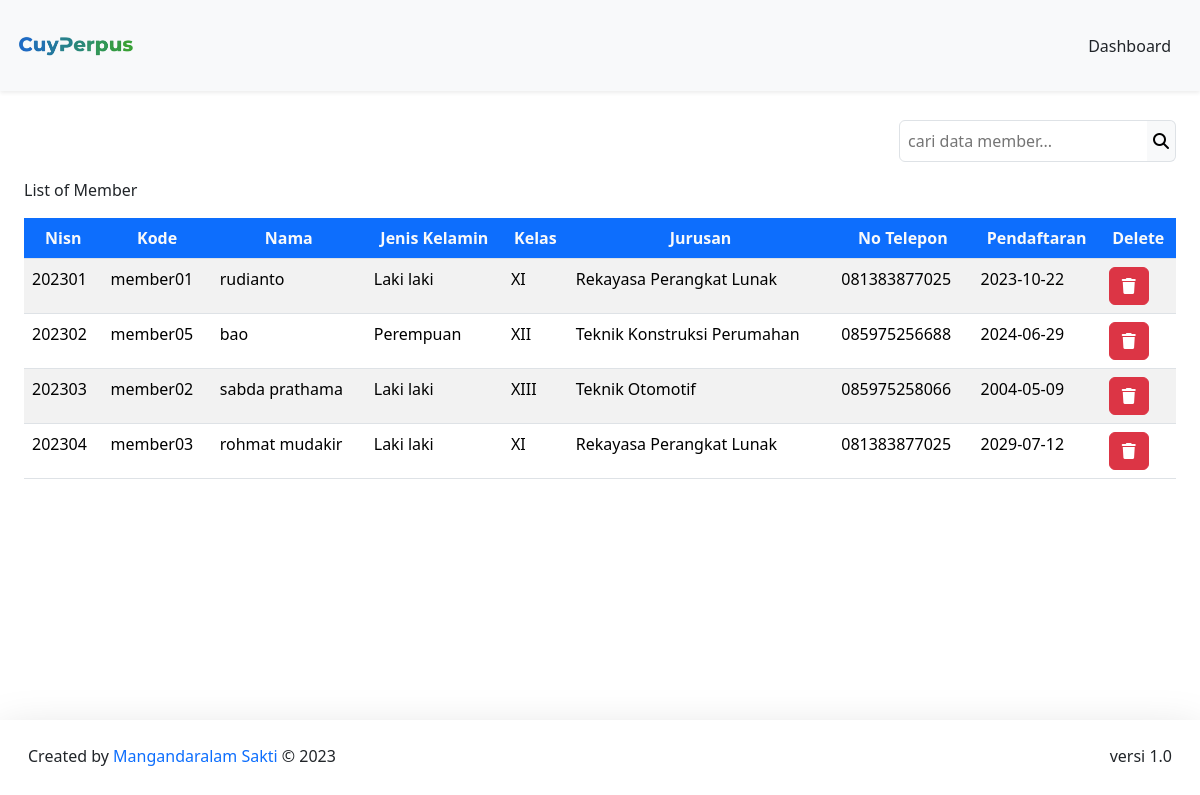
Page /sistemsekolah/DashboardAdmin/member/member.php (signed in) on the committed database.
### tables this page shows
CREATE TABLE `member` (
  `nisn` int(11) NOT NULL,
  `kode_member` varchar(12) NOT NULL,
  `nama` varchar(255) NOT NULL,
  `password` varchar(255) NOT NULL,
  `jenis_kelamin` varchar(20) NOT NULL,
  `kelas` varchar(5) NOT NULL,
  `jurusan` varchar(50) NOT NULL,
  `no_tlp` varchar(20) NOT NULL,
  `tgl_pendaftaran` date NOT NULL
);

### sistemsekolah/config/config.php (called while the page is built, shortened)
<?php
$host = "127.0.0.1";
$username = "root";
$password = "";
$database_name = "perpustakaan";
$connection = mysqli_connect($host, $username, $password, $database_name);
function queryReadData($dataKategori) {
  global $connection;
  $result = mysqli_query($connection, $dataKategori);
  $items = [];
  while($item = mysqli_fetch_assoc($result)) {
    $items[] = $item;
  }
  return $items;
}
?>

### sistemsekolah/DashboardAdmin/member/member.php (the view, shortened to what this page needs)
<?php
require "../../config/config.php";
$member = queryReadData("SELECT * FROM member");
?>
<!DOCTYPE html>
<html lang="en">
  <head>
    <link href="https://cdn.jsdelivr.net/npm/bootstrap@5.3.2/dist/css/bootstrap.min.css" rel="stylesheet">
  </head>
  <body>
    <nav class="navbar fixed-top bg-body-tertiary shadow-sm">
      <div class="container-fluid p-3">
        <a class="navbar-brand" href="#">
          <img src="../../assets/logoNav.png" alt="logo" width="120px">
        </a>
        <a class="btn btn-tertiary" href="../dashboardAdmin.php">Dashboard</a>
      </div>
    </nav>
    <div class="p-4 mt-5">
     <form action="" method="post" class="mt-5">
       <div class="input-group d-flex justify-content-end mb-3">
         <input class="border p-2 rounded rounded-end-0 bg-tertiary" type="text" name="keyword" id="keyword" placeholder="cari data member...">
         <button class="border border-start-0 bg-light rounded rounded-start-0" type="submit" name="search"><i class="fa-solid fa-magnifying-glass"></i></button>
       </div>
      </form>
      <caption>List of Member</caption>
      <div class="table-responsive mt-3">
        <table class="table table-striped table-hover">
        <thead class="text-center">
          <tr>
            <th class="bg-primary text-light">Nisn</th>
            <th class="bg-primary text-light">Kode</th>
            <th class="bg-primary text-light">Nama</th>
            <th class="bg-primary text-light">Jenis Kelamin</th>
            <th class="bg-primary text-light">Kelas</th>
            <th class="bg-primary text-light">Jurusan</th>
            <th class="bg-primary text-light">No Telepon</th>
            <th class="bg-primary text-light">Pendaftaran</th>
            <th class="bg-primary text-light">Delete</th>
          </tr>
        </thead>
      <?php foreach($member as $item) : ?>
      <tr>
        <td><?=$item["nisn"];?></td>
        <td><?=$item["kode_member"];?></td>
        <td><?=$item["nama"];?></td>
        <td><?=$item["jenis_kelamin"];?></td>
        <td><?=$item["kelas"];?></td>
        <td><?=$item["jurusan"];?></td>
        <td><?=$item["no_tlp"];?></td>
        <td><?=$item["tgl_pendaftaran"];?></td>
        <td>
          <div class="action">
             <a href="deleteMember.php?id=<?= $item["nisn"]; ?>" class="btn btn-danger" onclick="return confirm('Yakin ingin menghapus data member ?');"><i class="fa-solid fa-trash"></i></a>
           </div>
        </td>
       </tr>
      <?php endforeach;?>
    </table>
    </div>
  </div>
    <footer class="fixed-bottom shadow-lg bg-subtle p-3">
      <div class="container-fluid d-flex justify-content-between">
      <p class="mt-2">Created by <span class="text-primary"> Mangandaralam Sakti</span> © 2023</p>
      <p class="mt-2">versi 1.0</p>
      </div>
    </footer>
  </body>
</html>

### rows in the picture
member: nisn "202301", kode_member "member01", nama "rudianto", jenis_kelamin "Laki laki", kelas "XI", jurusan "Rekayasa Perangkat Lunak", no_tlp "081383877025", tgl_pendaftaran "2023-10-22"
member: nisn "202302", kode_member "member05", nama "bao", jenis_kelamin "Perempuan", kelas "XII", jurusan "Teknik Konstruksi Perumahan", no_tlp "085975256688", tgl_pendaftaran "2024-06-29"
member: nisn "202303", kode_member "member02", nama "sabda prathama", jenis_kelamin "Laki laki", kelas "XIII", jurusan "Teknik Otomotif", no_tlp "085975258066", tgl_pendaftaran "2004-05-09"
member: nisn "202304", kode_member "member03", nama "rohmat mudakir", jenis_kelamin "Laki laki", kelas "XI", jurusan "Rekayasa Perangkat Lunak", no_tlp "081383877025", tgl_pendaftaran "2029-07-12"
